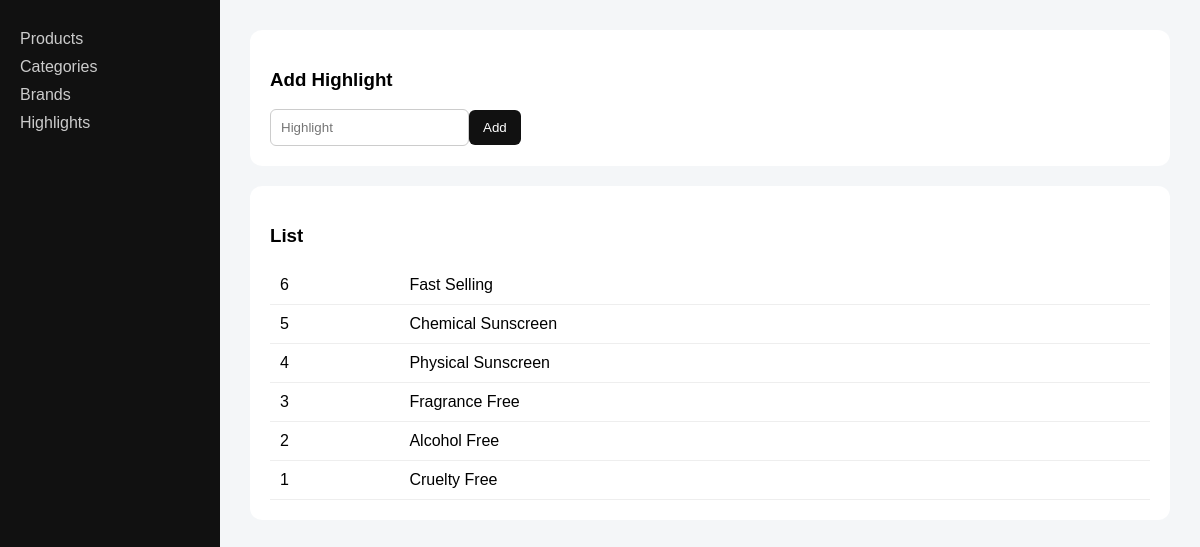
Page /highlights.php (signed in) on the committed database.
### tables this page shows
CREATE TABLE `highlights` (
  `id` int(11) NOT NULL,
  `title` varchar(150) NOT NULL,
  `svg_icon` varchar(255) DEFAULT NULL
);

### highlights.php (the view, shortened to what this page needs)
<?php require 'admin_auth.php'; require '../config.php'; require 'admin_header.php';
$r=$mysqli->query("SELECT * FROM highlights ORDER BY id DESC"); ?>
<div class="card"><h3>Add Highlight</h3><form method="post">
<input name="title" placeholder="Highlight"><button>Add</button></form></div>
<div class="card"><h3>List</h3><table>
<?php while($c=$r->fetch_assoc()): ?><tr><td><?=$c['id']?></td><td><?=htmlspecialchars($c['title'])?></td></tr><?php endwhile; ?>
</table></div><?php require 'admin_footer.php'; ?>

### admin/admin_header.php (style rules this page uses)
* { box-sizing:border-box;font-family:Arial }
body { margin:0;background:#f4f6f8 }
.card { background:#fff;padding:20px;border-radius:12px;margin-bottom:20px }
table { width:100%;border-collapse:collapse }
th,td { padding:10px;border-bottom:1px solid #eee }
button { padding:10px 14px;background:#111;color:#fff;border:none;border-radius:6px }
input { padding:10px;border:1px solid #ccc;border-radius:6px }

### rows in the picture
highlights: id "6", title "Fast Selling"
highlights: id "5", title "Chemical Sunscreen"
highlights: id "4", title "Physical Sunscreen"
highlights: id "3", title "Fragrance Free"
highlights: id "2", title "Alcohol Free"
highlights: id "1", title "Cruelty Free"
